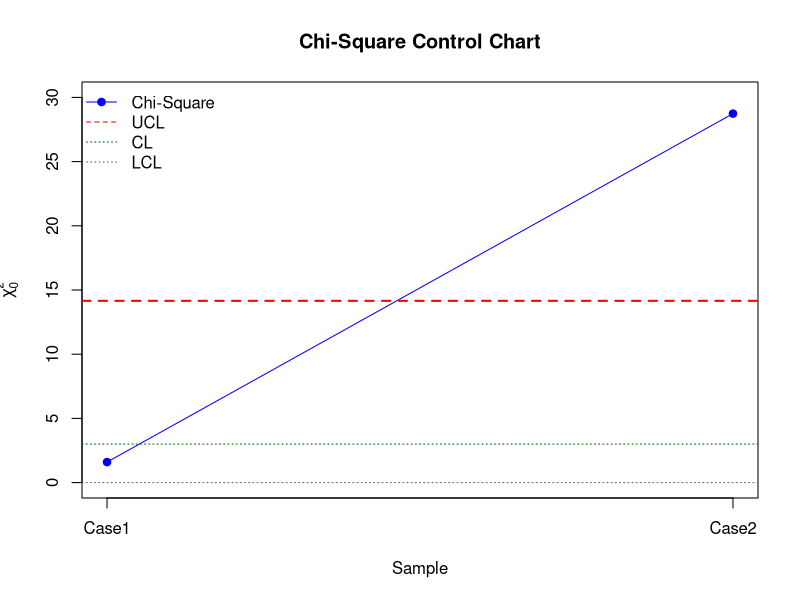
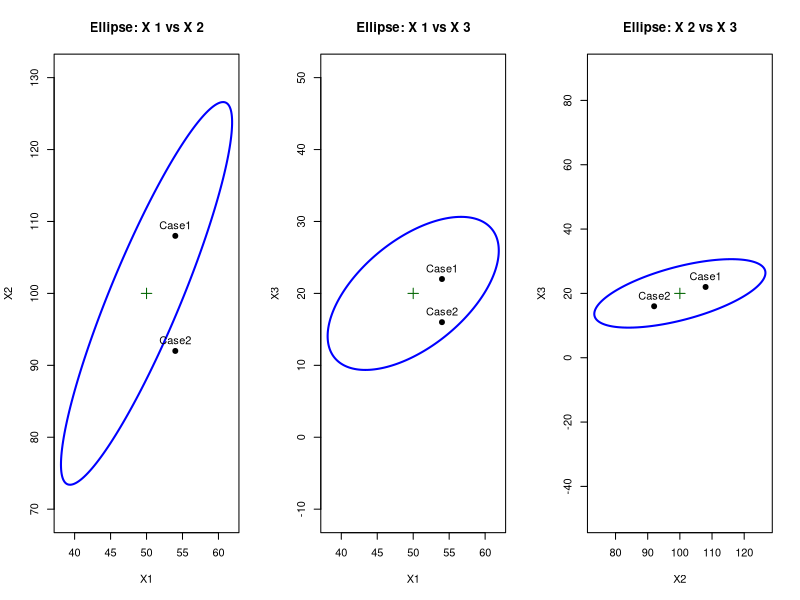

These figures' R source, in order:
## ---- chunk 1
mu <- c(50, 100, 20)

Sigma <- matrix(c(10, 20, 5,
                  20, 50, 12,
                  5, 12, 8), 
                nrow = 3, byrow = TRUE)

p <- 3
alpha <- 0.0027

# 2. Sample Observations
samples <- rbind(
  Case1 = c(54, 108, 22),
  Case2 = c(54, 92, 16)
)

print("Mean Vector:")

print(mu)

print("Covariance Matrix:")

print(Sigma)

print("Sample Observations:")

print(samples)

# 3. Chi-Square Statistic

S_inv <- solve(Sigma)

chi_square <- function(x) {
  d <- x - mu
  t(d) %*% S_inv %*% d
}

chi_values <- apply(samples, 1, chi_square)

print("Chi-Square Statistics:")

print(round(chi_values, 4))

# 4. Control Limits
UCL <- qchisq(1 - alpha, df = p)
CL <- p
LCL <- 0

cat("UCL =", round(UCL, 4), "\n")

cat("CL  =", CL, "\n")

cat("LCL =", LCL, "\n")

# 5. Verdict
verdict <- ifelse(chi_values > UCL,
                  "OUT OF CONTROL",
                  "IN CONTROL")

summary <- data.frame(
  Sample = rownames(samples),
  Chi_Square = round(chi_values, 4),
  UCL = round(UCL, 4),
  Verdict = verdict
)

print(summary)

# 6. CHI-SQUARE CONTROL CHART

plot(chi_values, type = "o", pch = 19,
     col = "blue",
     ylim = c(0, 30),
     xaxt = "n",
     xlab = "Sample",
     ylab = expression(chi[0]^2),
     main = "Chi-Square Control Chart")

axis(1, at = 1:2, labels = rownames(samples))

abline(h = UCL, col = "red", lty = 2, lwd = 2)
abline(h = CL, col = "darkgreen", lty = 3)
abline(h = LCL, col = "grey40", lty = 3)

legend("topleft",
       legend = c("Chi-Square", "UCL", "CL", "LCL"),
       col = c("blue", "red", "darkgreen", "grey40"),
       lty = c(1, 2, 3, 3),
       pch = c(19, NA, NA, NA),
       bty = "n")
# 7. CONFIDENCE ELLIPSES

draw_ellipse <- function(i, j) {
  
  # Select two variables
  S <- Sigma[c(i, j), c(i, j)]
  center <- mu[c(i, j)]
  
  # Eigenvalues and eigenvectors
  e <- eigen(S)
  
  # Semi-axis lengths
  axes <- sqrt(e$values * UCL)
  
  # Points on ellipse
  theta <- seq(0, 2*pi, length.out = 200)
  
  circle <- rbind(
    axes[1] * cos(theta),
    axes[2] * sin(theta)
  )
  
  ellipse <- e$vectors %*% circle
  
  x <- center[1] + ellipse[1, ]
  y <- center[2] + ellipse[2, ]
  
  # Plot
  plot(x, y, type = "l", col = "blue", lwd = 2,
       xlab = paste0("X", i),
       ylab = paste0("X", j),
       main = paste("Ellipse: X", i, "vs X", j),
       asp = 1)
  
  # Mean point
  points(center[1], center[2],
         pch = 3, col = "darkgreen", cex = 1.5)
  
  # Sample points
  points(samples[, i], samples[, j],
         pch = 19, col = "black")
  
  text(samples[, i], samples[, j],
       labels = rownames(samples),
       pos = 3)
}


# Draw all three ellipses
par(mfrow = c(1, 3))

draw_ellipse(1, 2)
draw_ellipse(1, 3)
draw_ellipse(2, 3)
